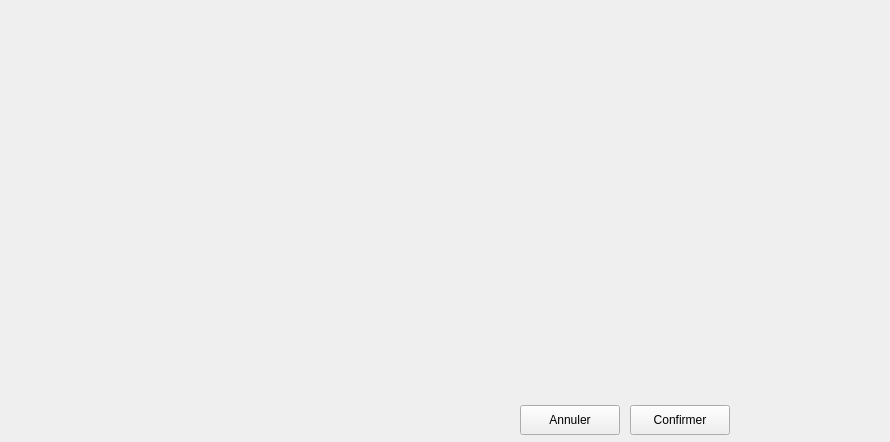
      <widget class="QWidget" name="page_10">
       <property name="geometry">
        <rect>
         <x>0</x>
         <y>0</y>
         <width>890</width>
         <height>442</height>
        </rect>
       </property>
       <attribute name="label">
        <string>Ajouter une nouvelle Personne</string>
       </attribute>
       <widget class="QPushButton" name="btOkPersAdd">
        <property name="geometry">
         <rect>
          <x>630</x>
          <y>405</y>
          <width>100</width>
          <height>30</height>
         </rect>
        </property>
        <property name="text">
         <string>Confirmer</string>
        </property>
        <property name="icon">
         <iconset>
          <normaloff>ressources/bt_ok.png</normaloff>ressources/bt_ok.png</iconset>
        </property>
       </widget>
       <widget class="QPushButton" name="btAnnulerPersAdd">
        <property name="geometry">
         <rect>
          <x>520</x>
          <y>405</y>
          <width>100</width>
          <height>30</height>
         </rect>
        </property>
        <property name="text">
         <string>Annuler</string>
        </property>
        <property name="icon">
         <iconset>
          <normaloff>ressources/ButtonClose.png</normaloff>ressources/ButtonClose.png</iconset>
        </property>
       </widget>
       <widget class="QLabel" name="label_123">
        <property name="geometry">
         <rect>
          <x>840</x>
          <y>0</y>
          <width>51</width>
          <height>51</height>
         </rect>
        </property>
        <property name="text">
         <string/>
        </property>
        <property name="pixmap">
         <pixmap>ressources/new.png</pixmap>
        </property>
       </widget>
      </widget>
